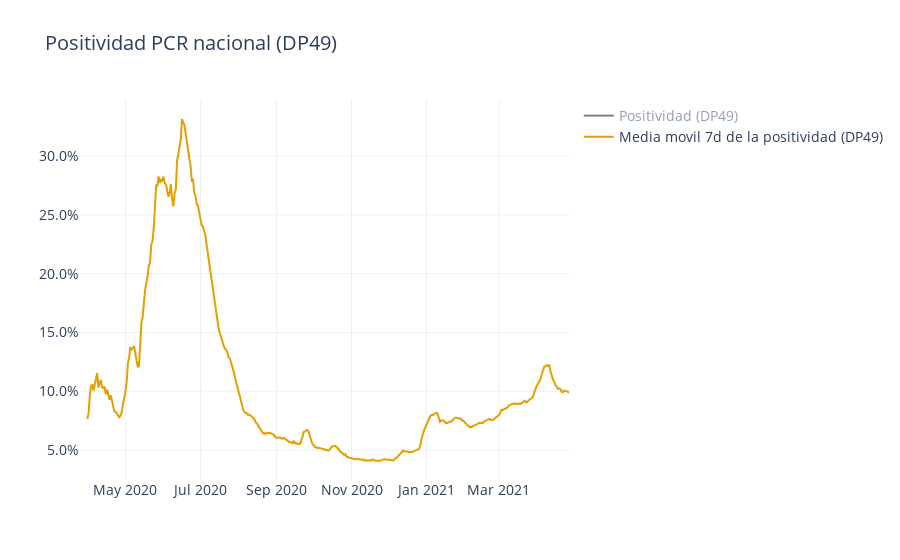

The notebook cell this image was saved under:
### Code cell
fig = go.Figure()
Wong = ['#000000', '#E69F00', '#56B4E9',
        '#009E73', '#F0E442', '#0072B2',
        '#D55E00', '#CC79A7']


fig.add_trace(
    go.Scatter(x=dp49.index,
               y=dp49['positividad'],
               mode='lines',
               name='Positividad (DP49)',
               line_color=Wong[0]
              )
)
fig.add_trace(
    go.Scatter(x=dp49.index,
               y=dp49['positividad'].rolling(7).mean(),
               mode='lines',
               name='Media movil 7d de la positividad (DP49)',
               line_color=Wong[1]
              )
)
# fig.add_trace(
#     go.Scatter(x=dp49.index,
#                y=dp49['pcr'],
#                mode='lines',
#                name='PCR (DP49)',
#                line_color=Wong[2],
#                visible='legendonly'
#               )
# )
# fig.add_trace(
#     go.Scatter(x=dp49.index,
#                y=dp49['casos'],
#                mode='lines',
#                name='Casos (DP49)',
#                line_color=Wong[2],
#                visible='legendonly'
#               )
# )

fig.update_layout(hovermode='x')
fig.update_layout(template='plotly_white',
                  title='Positividad PCR nacional (DP49)')
fig.update_layout(yaxis_tickformat = ',.1%')
fig.update_layout(
    font=dict(
        size=14,
    )
)

### Figure 1 — Plotly figure (JSON) as saved in the notebook; plotly's stock layout.template omitted (floating-point values rounded to 4 significant figures; data arrays with more than 128 entries replaced by an {"elided": "..."} marker saying what was removed)
{"data": [{"line": {"color": "#000000"}, "mode": "lines", "name": "Positividad (DP49)", "type": "scatter", "visible": "legendonly", "x": {"elided": "399 str values"}, "y": {"elided": "399 float values"}}, {"line": {"color": "#E69F00"}, "mode": "lines", "name": "Media movil 7d de la positividad (DP49)", "type": "scatter", "x": {"elided": "399 str values"}, "y": {"elided": "399 float values"}}], "layout": {"autosize": true, "font": {"size": 14}, "hovermode": "x", "title": {"text": "Positividad PCR nacional (DP49)"}, "xaxis": {"autorange": true, "range": ["2020-03-25", "2021-04-27"], "type": "date"}, "yaxis": {"autorange": true, "range": [0.02448, 0.3476], "tickformat": ",.1%", "type": "linear"}}}
